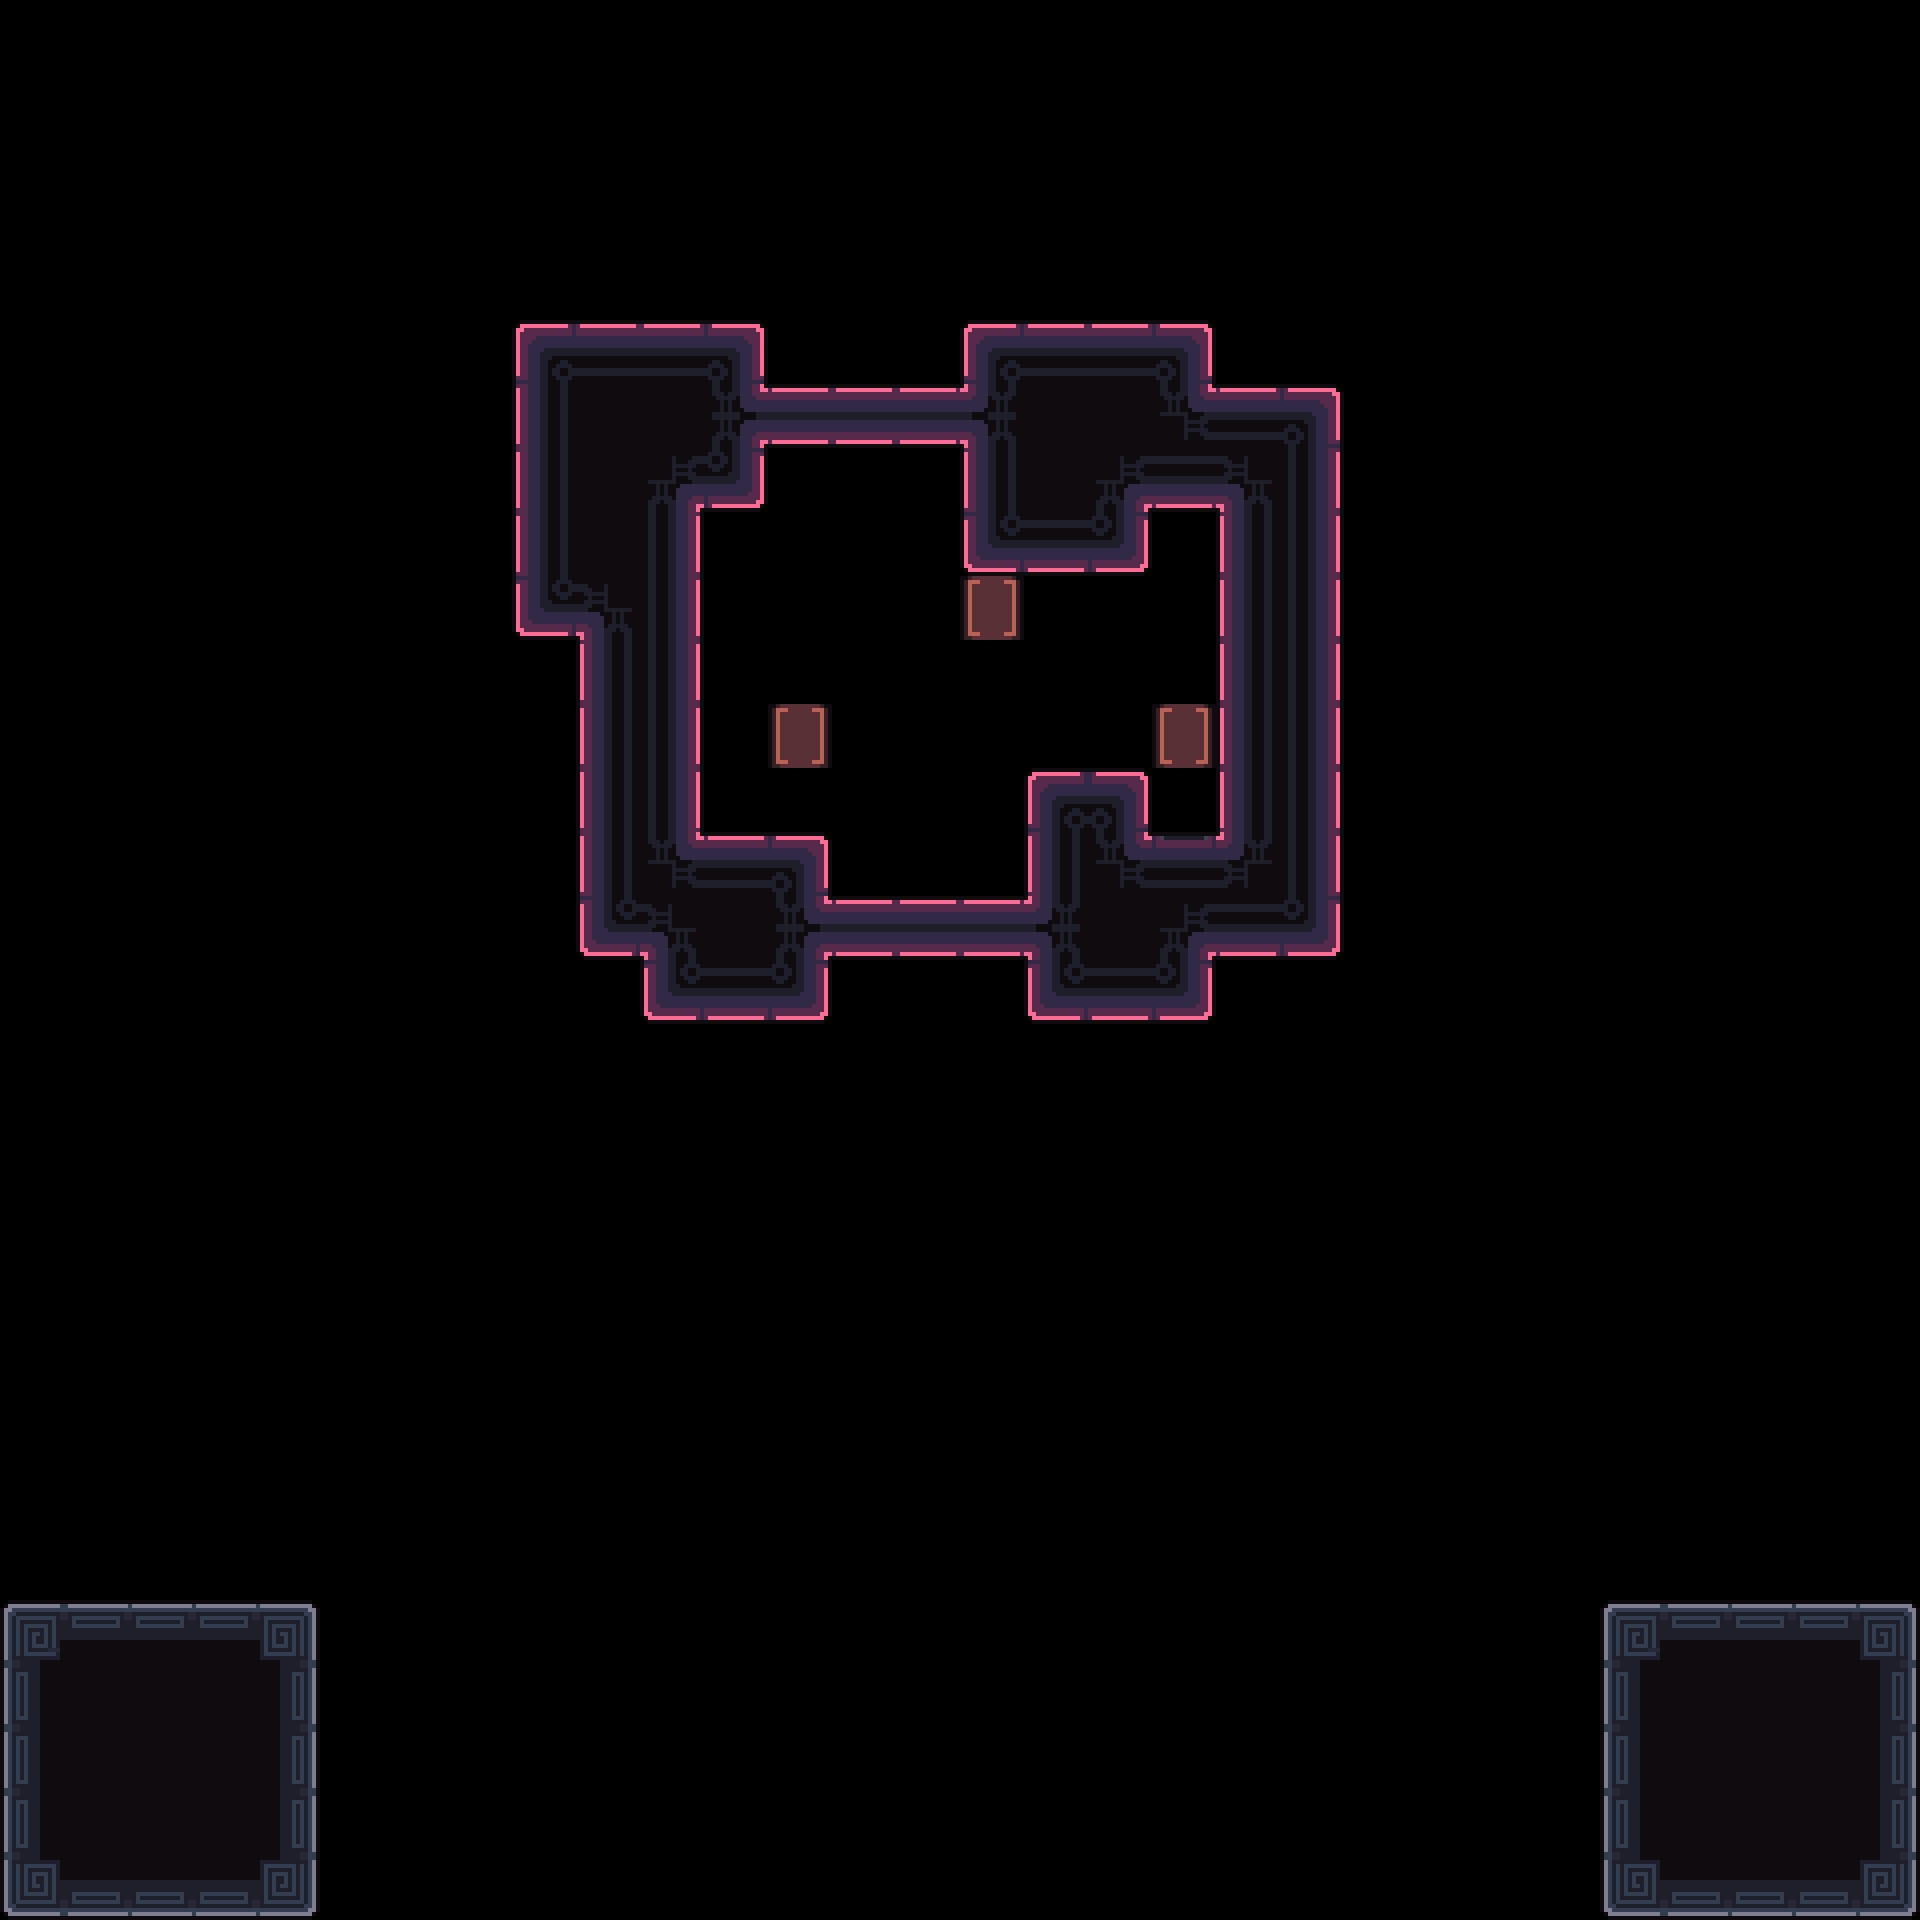

This game map was drawn from its Tiled (.tmx) file and the tilesets committed beside it. A one-line description and the full map source follow:
An orthogonal 30x30 tile map with 64x64 px tiles, 3 tile layers (Decoration, Main, Exit) and 11 objects (4x 1, 3x Battery, Camera1, Camera2, Unactive, ...).

<map version="1.10" tiledversion="1.11.2" orientation="orthogonal" renderorder="right-down" width="30" height="30" tilewidth="64" tileheight="64" infinite="0" nextlayerid="7" nextobjectid="84">
 <tileset firstgid="1" source="../tilesets/tileset_d.tsx" />
 <objectgroup id="4" name="Triggers" visible="0">
  <object id="23" name="Camera1" x="960" y="672">
   <point />
  </object>
  <object id="24" name="Camera2" x="704" y="480">
   <point />
  </object>
  <object id="29" name="Unactive" x="0" y="1600" width="320" height="320" />
  <object id="77" name="Win" x="0" y="64" width="1920" height="1216" />
  <object id="80" name="Data" type="1" x="0" y="0" width="63.6932" height="63.6932">
   <properties>
    <property name="bg" value="pink" />
    <property name="level_number" type="int" value="2" />
    <property name="level_unlock" value="3" />
   </properties>
  </object>
  <object id="81" name="Tutorial" type="1" x="1152" y="512" width="63.6932" height="63.6932" />
  <object id="82" name="Tutorial" type="1" x="1152" y="640" width="63.6932" height="193.693" />
 </objectgroup>
 <layer id="3" name="Decoration" width="30" height="30">
  <data encoding="csv">
0,0,0,0,0,0,0,0,0,0,0,0,0,0,0,0,0,0,0,0,0,0,0,0,0,0,0,0,0,0,
0,0,0,0,0,0,0,0,0,0,0,0,0,0,0,0,0,0,0,0,0,0,0,0,0,0,0,0,0,0,
0,0,0,0,0,0,0,0,0,0,0,0,0,0,0,0,0,0,0,0,0,0,0,0,0,0,0,0,0,0,
0,0,0,0,0,0,0,0,0,0,0,0,0,0,0,0,0,0,0,0,0,0,0,0,0,0,0,0,0,0,
0,0,0,0,0,0,0,0,0,0,0,0,0,0,0,0,0,0,0,0,0,0,0,0,0,0,0,0,0,0,
0,0,0,0,0,0,0,0,0,0,0,0,0,0,0,0,0,0,0,0,0,0,0,0,0,0,0,0,0,0,
0,0,0,0,0,0,0,0,0,0,0,0,0,0,0,0,0,0,0,0,0,0,0,0,0,0,0,0,0,0,
0,0,0,0,0,0,0,0,0,0,0,0,0,0,0,0,0,0,0,0,0,0,0,0,0,0,0,0,0,0,
0,0,0,0,0,0,0,0,0,0,0,0,0,0,0,0,0,0,0,0,0,0,0,0,0,0,0,0,0,0,
0,0,0,0,0,0,0,0,0,0,0,0,0,0,0,77,0,0,0,0,0,0,0,0,0,0,0,0,0,0,
0,0,0,0,0,0,0,0,0,0,0,0,0,0,0,0,0,0,0,0,0,0,0,0,0,0,0,0,0,0,
0,0,0,0,0,0,0,0,0,0,0,0,77,0,0,0,0,0,77,0,0,0,0,0,0,0,0,0,0,0,
0,0,0,0,0,0,0,0,0,0,0,0,0,0,0,0,0,0,0,0,0,0,0,0,0,0,0,0,0,0,
0,0,0,0,0,0,0,0,0,0,0,0,0,0,0,0,0,0,0,0,0,0,0,0,0,0,0,0,0,0,
0,0,0,0,0,0,0,0,0,0,0,0,0,0,0,0,0,0,0,0,0,0,0,0,0,0,0,0,0,0,
0,0,0,0,0,0,0,0,0,0,0,0,0,0,0,0,0,0,0,0,0,0,0,0,0,0,0,0,0,0,
0,0,0,0,0,0,0,0,0,0,0,0,0,0,0,0,0,0,0,0,0,0,0,0,0,0,0,0,0,0,
0,0,0,0,0,0,0,0,0,0,0,0,0,0,0,0,0,0,0,0,0,0,0,0,0,0,0,0,0,0,
0,0,0,0,0,0,0,0,0,0,0,0,0,0,0,0,0,0,0,0,0,0,0,0,0,0,0,0,0,0,
0,0,0,0,0,0,0,0,0,0,0,0,0,0,0,0,0,0,0,0,0,0,0,0,0,0,0,0,0,0,
0,0,0,0,0,0,0,0,0,0,0,0,0,0,0,0,0,0,0,0,0,0,0,0,0,0,0,0,0,0,
0,0,0,0,0,0,0,0,0,0,0,0,0,0,0,0,0,0,0,0,0,0,0,0,0,0,0,0,0,0,
0,0,0,0,0,0,0,0,0,0,0,0,0,0,0,0,0,0,0,0,0,0,0,0,0,0,0,0,0,0,
0,0,0,0,0,0,0,0,0,0,0,0,0,0,0,0,0,0,0,0,0,0,0,0,0,0,0,0,0,0,
0,0,0,0,0,0,0,0,0,0,0,0,0,0,0,0,0,0,0,0,0,0,0,0,0,0,0,0,0,0,
0,0,0,0,0,0,0,0,0,0,0,0,0,0,0,0,0,0,0,0,0,0,0,0,0,0,0,0,0,0,
0,0,0,0,0,0,0,0,0,0,0,0,0,0,0,0,0,0,0,0,0,0,0,0,0,0,0,0,0,0,
0,0,0,0,0,0,0,0,0,0,0,0,0,0,0,0,0,0,0,0,0,0,0,0,0,0,0,0,0,0,
0,0,0,0,0,0,0,0,0,0,0,0,0,0,0,0,0,0,0,0,0,0,0,0,0,0,0,0,0,0,
0,0,0,0,0,0,0,0,0,0,0,0,0,0,0,0,0,0,0,0,0,0,0,0,0,0,0,0,0,0
</data>
 </layer>
 <layer id="1" name="Main" width="30" height="30">
  <data encoding="csv">
0,0,0,0,0,0,0,0,0,0,0,0,0,0,0,0,0,0,0,0,0,0,0,0,0,0,0,0,0,0,
0,0,0,0,0,0,0,0,0,0,0,0,0,0,0,0,0,0,0,0,0,0,0,0,0,0,0,0,0,0,
0,0,0,0,0,0,0,0,0,0,0,0,0,0,0,0,0,0,0,0,0,0,0,0,0,0,0,0,0,0,
0,0,0,0,0,0,0,0,0,0,0,0,0,0,0,0,0,0,0,0,0,0,0,0,0,0,0,0,0,0,
0,0,0,0,0,0,0,0,0,0,0,0,0,0,0,0,0,0,0,0,0,0,0,0,0,0,0,0,0,0,
0,0,0,0,0,0,0,0,4,6,6,9,0,0,0,4,6,6,9,0,0,0,0,0,0,0,0,0,0,0,
0,0,0,0,0,0,0,0,22,26,26,1610612773,20,20,20,3758096421,26,26,8,6,9,0,0,0,0,0,0,0,0,0,
0,0,0,0,0,0,0,0,22,26,44,45,0,0,0,22,26,44,42,43,27,0,0,0,0,0,0,0,0,0,
0,0,0,0,0,0,0,0,22,26,27,0,0,0,0,40,42,45,0,22,27,0,0,0,0,0,0,0,0,0,
0,0,0,0,0,0,0,0,40,43,27,0,0,0,0,0,0,0,0,22,27,0,0,0,0,0,0,0,0,0,
0,0,0,0,0,0,0,0,0,22,27,0,0,0,0,0,0,0,0,22,27,0,0,0,0,0,0,0,0,0,
0,0,0,0,0,0,0,0,0,22,27,0,0,0,0,0,0,0,0,22,27,0,0,0,0,0,0,0,0,0,
0,0,0,0,0,0,0,0,0,22,27,0,0,0,0,0,4,9,0,22,27,0,0,0,0,0,0,0,0,0,
0,0,0,0,0,0,0,0,0,22,8,6,9,0,0,0,22,8,0,7,27,0,0,0,0,0,0,0,0,0,
0,0,0,0,0,0,0,0,0,40,43,26,1610612773,20,20,20,3758096421,26,0,42,45,0,0,0,0,0,0,0,0,0,
0,0,0,0,0,0,0,0,0,0,40,42,45,0,0,0,40,42,0,0,0,0,0,0,0,0,0,0,0,0,
0,0,0,0,0,0,0,0,0,0,0,0,0,0,0,0,0,0,0,0,0,0,0,0,0,0,0,0,0,0,
0,0,0,0,0,0,0,0,0,0,0,0,0,0,0,0,0,0,0,0,0,0,0,0,0,0,0,0,0,0,
0,0,0,0,0,0,0,0,0,0,0,0,0,0,0,0,0,0,0,0,0,0,0,0,0,0,0,0,0,0,
0,0,0,0,0,0,0,0,0,0,0,0,0,0,0,0,0,0,0,0,0,0,0,0,0,0,0,0,0,0,
0,0,0,0,0,0,0,0,0,0,0,0,0,0,0,0,0,0,0,0,0,0,0,0,0,0,0,0,0,0,
0,0,0,0,0,0,0,0,0,0,0,0,0,0,0,0,0,0,0,0,0,0,0,0,0,0,0,0,0,0,
0,0,0,0,0,0,0,0,0,0,0,0,0,0,0,0,0,0,0,0,0,0,0,0,0,0,0,0,0,0,
0,0,0,0,0,0,0,0,0,0,0,0,0,0,0,0,0,0,0,0,0,0,0,0,0,0,0,0,0,0,
0,0,0,0,0,0,0,0,0,0,0,0,0,0,0,0,0,0,0,0,0,0,0,0,0,0,0,0,0,0,
10,12,12,12,15,0,0,0,0,0,0,0,0,0,0,0,0,0,0,0,0,0,0,0,0,10,12,12,12,15,
28,32,32,32,33,0,0,0,0,0,0,0,0,0,0,0,0,0,0,0,0,0,0,0,0,28,32,32,32,33,
28,32,32,32,33,0,0,0,0,0,0,0,0,0,0,0,0,0,0,0,0,0,0,0,0,28,32,32,32,33,
28,32,32,32,33,0,0,0,0,0,0,0,0,0,0,0,0,0,0,0,0,0,0,0,0,28,32,32,32,33,
46,48,48,48,51,0,0,0,0,0,0,0,0,0,0,0,0,0,0,0,0,0,0,0,0,46,48,48,48,51
</data>
 </layer>
 <layer id="6" name="Exit" width="30" height="30">
  <data encoding="csv">
0,0,0,0,0,0,0,0,0,0,0,0,0,0,0,0,0,0,0,0,0,0,0,0,0,0,0,0,0,0,
0,0,0,0,0,0,0,0,0,0,0,0,0,0,0,0,0,0,0,0,0,0,0,0,0,0,0,0,0,0,
0,0,0,0,0,0,0,0,0,0,0,0,0,0,0,0,0,0,0,0,0,0,0,0,0,0,0,0,0,0,
0,0,0,0,0,0,0,0,0,0,0,0,0,0,0,0,0,0,0,0,0,0,0,0,0,0,0,0,0,0,
0,0,0,0,0,0,0,0,0,0,0,0,0,0,0,0,0,0,0,0,0,0,0,0,0,0,0,0,0,0,
0,0,0,0,0,0,0,0,0,0,0,0,0,0,0,0,0,0,0,0,0,0,0,0,0,0,0,0,0,0,
0,0,0,0,0,0,0,0,0,0,0,0,0,0,0,0,0,0,0,0,0,0,0,0,0,0,0,0,0,0,
0,0,0,0,0,0,0,0,0,0,0,0,0,0,0,0,0,0,0,0,0,0,0,0,0,0,0,0,0,0,
0,0,0,0,0,0,0,0,0,0,0,0,0,0,0,0,0,0,0,0,0,0,0,0,0,0,0,0,0,0,
0,0,0,0,0,0,0,0,0,0,0,0,0,0,0,0,0,0,0,0,0,0,0,0,0,0,0,0,0,0,
0,0,0,0,0,0,0,0,0,0,0,0,0,0,0,0,0,0,0,0,0,0,0,0,0,0,0,0,0,0,
0,0,0,0,0,0,0,0,0,0,0,0,0,0,0,0,0,0,0,0,0,0,0,0,0,0,0,0,0,0,
0,0,0,0,0,0,0,0,0,0,0,0,0,0,0,0,0,0,0,0,0,0,0,0,0,0,0,0,0,0,
0,0,0,0,0,0,0,0,0,0,0,0,0,0,0,0,0,0,5,0,0,0,0,0,0,0,0,0,0,0,
0,0,0,0,0,0,0,0,0,0,0,0,0,0,0,0,0,0,44,0,0,0,0,0,0,0,0,0,0,0,
0,0,0,0,0,0,0,0,0,0,0,0,0,0,0,0,0,0,45,0,0,0,0,0,0,0,0,0,0,0,
0,0,0,0,0,0,0,0,0,0,0,0,0,0,0,0,0,0,0,0,0,0,0,0,0,0,0,0,0,0,
0,0,0,0,0,0,0,0,0,0,0,0,0,0,0,0,0,0,0,0,0,0,0,0,0,0,0,0,0,0,
0,0,0,0,0,0,0,0,0,0,0,0,0,0,0,0,0,0,0,0,0,0,0,0,0,0,0,0,0,0,
0,0,0,0,0,0,0,0,0,0,0,0,0,0,0,0,0,0,0,0,0,0,0,0,0,0,0,0,0,0,
0,0,0,0,0,0,0,0,0,0,0,0,0,0,0,0,0,0,0,0,0,0,0,0,0,0,0,0,0,0,
0,0,0,0,0,0,0,0,0,0,0,0,0,0,0,0,0,0,0,0,0,0,0,0,0,0,0,0,0,0,
0,0,0,0,0,0,0,0,0,0,0,0,0,0,0,0,0,0,0,0,0,0,0,0,0,0,0,0,0,0,
0,0,0,0,0,0,0,0,0,0,0,0,0,0,0,0,0,0,0,0,0,0,0,0,0,0,0,0,0,0,
0,0,0,0,0,0,0,0,0,0,0,0,0,0,0,0,0,0,0,0,0,0,0,0,0,0,0,0,0,0,
0,0,0,0,0,0,0,0,0,0,0,0,0,0,0,0,0,0,0,0,0,0,0,0,0,0,0,0,0,0,
0,0,0,0,0,0,0,0,0,0,0,0,0,0,0,0,0,0,0,0,0,0,0,0,0,0,0,0,0,0,
0,0,0,0,0,0,0,0,0,0,0,0,0,0,0,0,0,0,0,0,0,0,0,0,0,0,0,0,0,0,
0,0,0,0,0,0,0,0,0,0,0,0,0,0,0,0,0,0,0,0,0,0,0,0,0,0,0,0,0,0,
0,0,0,0,0,0,0,0,0,0,0,0,0,0,0,0,0,0,0,0,0,0,0,0,0,0,0,0,0,0
</data>
 </layer>
 <objectgroup id="2" name="Entities">
  <object id="41" name="Player0" type="1" x="704" y="768" width="63.6932" height="63.6932" />
  <object id="74" name="Battery" x="768" y="704" width="62.4743" height="62.4743" />
  <object id="75" name="Battery" x="1152" y="704" width="63.6932" height="63.6932" />
  <object id="83" name="Battery" x="960" y="576" width="62.4743" height="62.4743" />
 </objectgroup>
</map>
